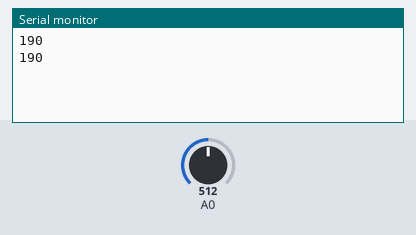
This sketch was run on a simulated Arduino Uno, built with avr-gcc and run on an emulated ATmega328P. Parts: the last lines printed to the serial monitor. The inputs (shaded band) are chosen by the test bench; at power-on: A0 = 512.

Above: at 1.8 s.
1.9 s: A0 set to 716
At 2.8 s:
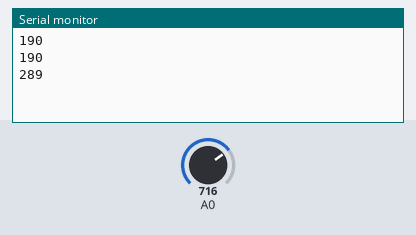
3.4 s: A0 set to 900
At 4.7 s:
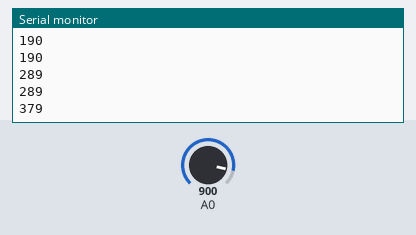
Timing chart, 0 to 6.4 s (numbered marks = the images above; inputs shaded):
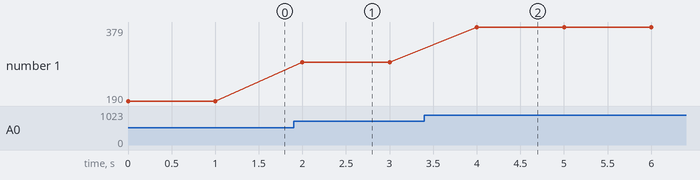

Measured:
- after the input at 1.9 s, the serial monitor: prints a new line after 0.10 s (image 1)
- after the input at 3.4 s, the serial monitor: prints a new line after 0.60 s (image 2)
- plotted number 1: 190 → 289 after the input at 1.9 s, 289 → 379 after the input at 3.4 s

The sketch:

sketch_oct11d.ino
```cpp
void setup() {
Serial.begin(9600) ; // パソコン(ArduinoIDE)とシリアル通信の準備
}
void loop() {
int ans , temp , tv ;
ans = analogRead(0) ; // アナログ０番ピンからセンサー値を読込む
tv = map(ans,0,1023,0,5000) ; // センサー値を電圧に変換する
temp = map(tv,300,1600,-30,100) ; // 電圧から温度に変換する
// Serial.println(ans) ; // ansの値をパソコン(ＩＤＥ)に送る
// Serial.println(tv) ;　// tvの値をパソコンに送る
Serial.println(temp) ;  // tempの値をパソコンに送る
if (temp >= 30){
  digitalWrite(13,HIGH);
} else {
  digitalWrite(13,LOW);
}
delay(1000) ; // １秒毎に繰り返す
}
```
